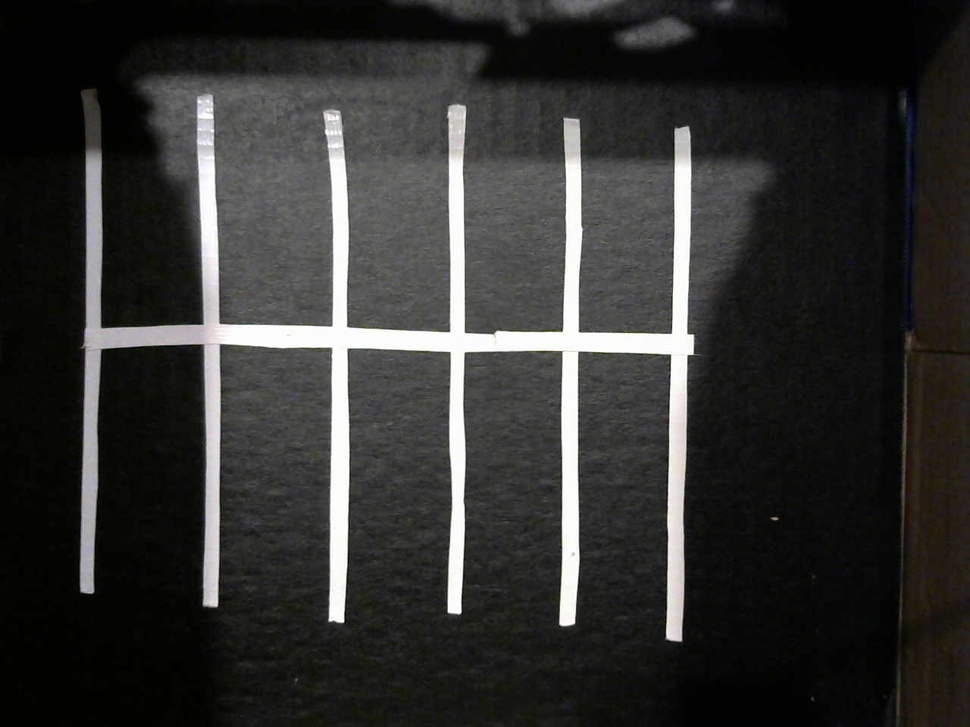
#> input picture pi/demo.jpg, 970 x 727 px, shrunk from 1280 x 960 before the run
$ python spot_detection.py
#> lines starting #> are read from the running program, lines starting #| are printed output that depends on the picture; after the words box and inside, x2 and y2 are one past the last pixel; in counts of white or black regions, pixels touching at a corner belong together
'''
    This program detects the location of spaces in the parking lot
    Written on 6/23/2018 by Ross Hartley
'''

import cv2
import numpy as np
import csv
from matplotlib import pyplot as plt

def saveData(width, height, points):
    with open('data.csv', 'w') as myfile:
        writer = csv.writer(myfile)
        writer.writerow(['Width'] + [width])
        writer.writerow(['Height'] + [height])
        for point in points:
            writer.writerow([point['x'], point['y']])
    print('Data successfully written to data.csv')

def findIntersections(vert_lines, hori_lines):
    points = []
    for vline in vert_lines:
        for hline in hori_lines:
            if(hline[1] > np.amin([vline[1], vline[3]]) and hline[1] < np.amax([vline[1], vline[3]])):
                if(vline[0] > np.amin([hline[0], hline[2]]) and vline[0] < np.amax([hline[0], hline[2]])):
                    points.append({'x': vline[0],'y': hline[1]})
    return points

def filterPoints(points):
    sortedlist = sorted(points, key=lambda k: k['x'])
    newlist = []
    for i in range(1, len(sortedlist)):
        if(abs(sortedlist[i]['x']-sortedlist[i-1]['x']) > 25):
            newlist.append(sortedlist[i-1])
    return newlist

def getWidth(points):
    distance = []
    for i in range(1, len(points)):
        distance.append(abs(points[i]['x']-points[i-1]['x']))
    return int(np.average(distance))

def getHeight(vert_lines):
    height = []
    for line in vert_lines:
        height.append(abs(line[1] - line[3]))
    return int(np.average(height))

print(cv2.__version__)

img_src = 'demo.jpg'

img = cv2.imread(img_src)
#> img is the input picture: shape (727, 970, 3); mean B, G, R 47.8, 49.7, 49.9
brightness = 0
contrast = 127
adj = cv2.addWeighted(img, 1.0 + contrast/127.0, img, 0, brightness - contrast)
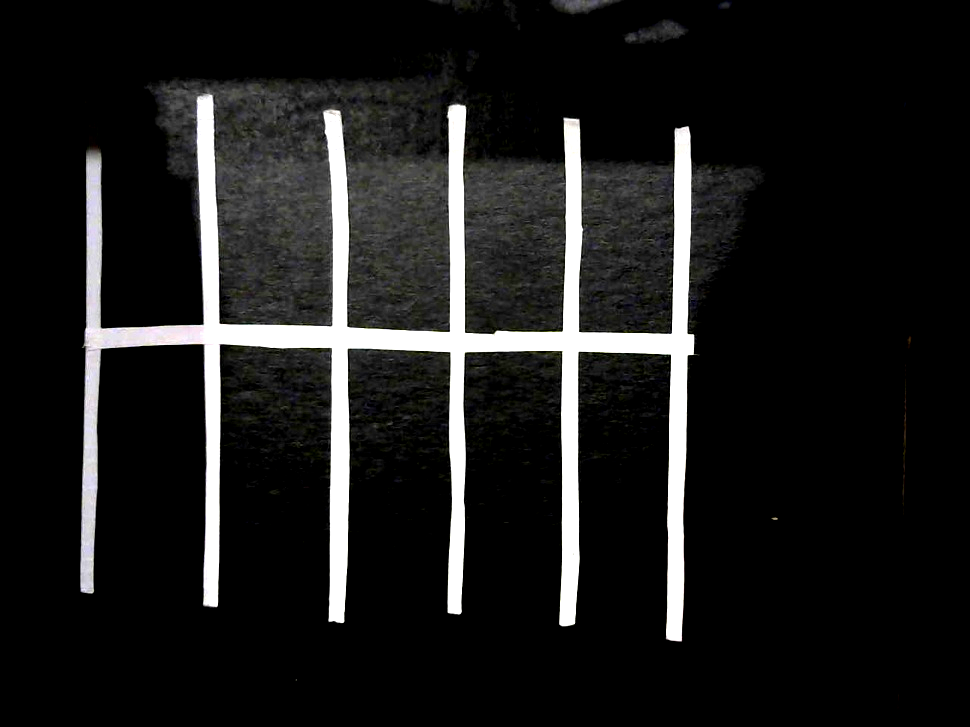
#> adj: shape (727, 970, 3); mean B, G, R 27.4, 27.8, 27.8
lower = np.uint8([150, 150, 150])
upper = np.uint8([255, 255, 255])
mask = cv2.inRange(adj, lower, upper)
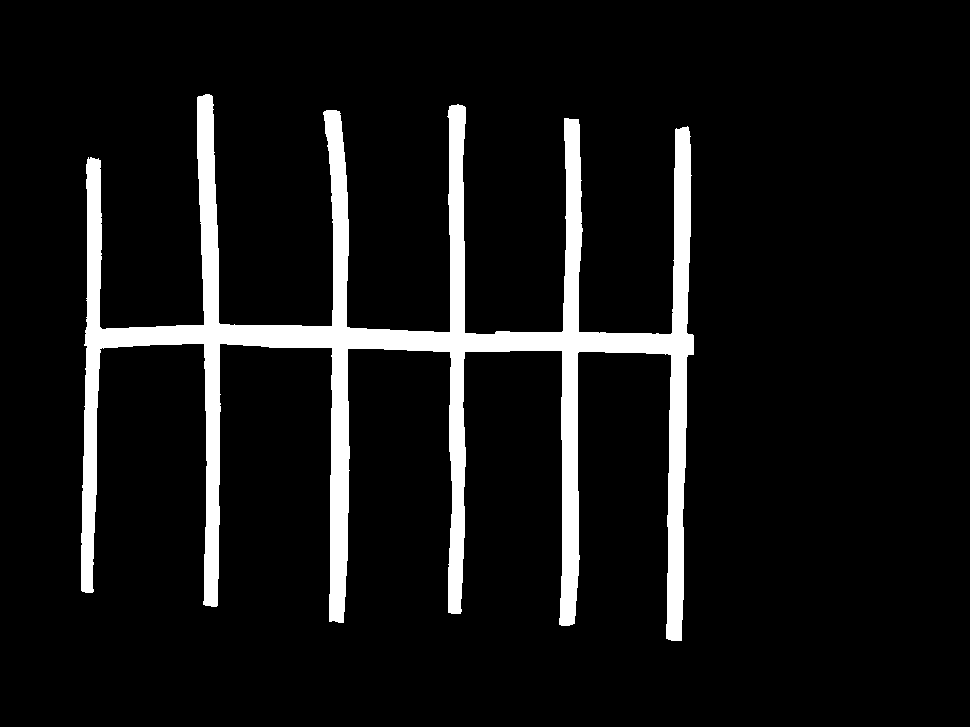
#> mask: shape (727, 970); 8% white; 1 white region, box (x1, y1, x2, y2) and area: (81, 94, 694, 641) 56757
#edgy = cv2.Canny(mask,20,20)

rho = 10  # distance resolution in pixels of the Hough grid
theta = np.pi / 180  # angular resolution in radians of the Hough grid
threshold = 15  # minimum number of votes (intersections in Hough grid cell)
min_line_length = 175  # minimum number of pixels making up a line
max_line_gap = 10  # maximum gap in pixels between connectable line segments

# Run Hough on masked image
# Output "lines" is an array containing endpoints of detected line segments
lines = cv2.HoughLinesP(mask, rho, theta, threshold, np.array([]), min_line_length, max_line_gap)
#> lines = 42 rows, first 6: [204, 344, 693, 344], [89, 592, 89, 159], [572, 624, 580, 157], [333, 110, 341, 622], [682, 619, 682, 127], [451, 613, 464, 241]
line_img = img
vert_lines = []
hori_lines = []
for line in lines:
    for x1,y1,x2,y2 in line:
        # Only want lines that are mostly vertical
        if(np.abs(x1-x2) < 15):
            cv2.line(line_img,(x1,y1),(x2,y2),(255,0,0),5)
            vert_lines.append([x1,y1,x2,y2])
            continue
        # Or horizontal
        if(np.abs(y1-y2) < 25):
            cv2.line(line_img,(x1,y1),(x2,y2),(0,255,0),5)
            hori_lines.append([x1,y1,x2,y2])
            continue
#> this loop made 42 passes
#> line on passes 1 to 12: [[204, 344, 693, 344]], [[89, 592, 89, 159]], [[572, 624, 580, 157]], [[333, 110, 341, 622]], [[682, 619, 682, 127]], [[451, 613, 464, 241]], [[207, 605, 207, 94]], [[340, 113, 347, 533]], [[561, 625, 579, 124]], [[98, 390, 98, 158]], [[672, 640, 672, 309]], [[84, 591, 84, 406]]
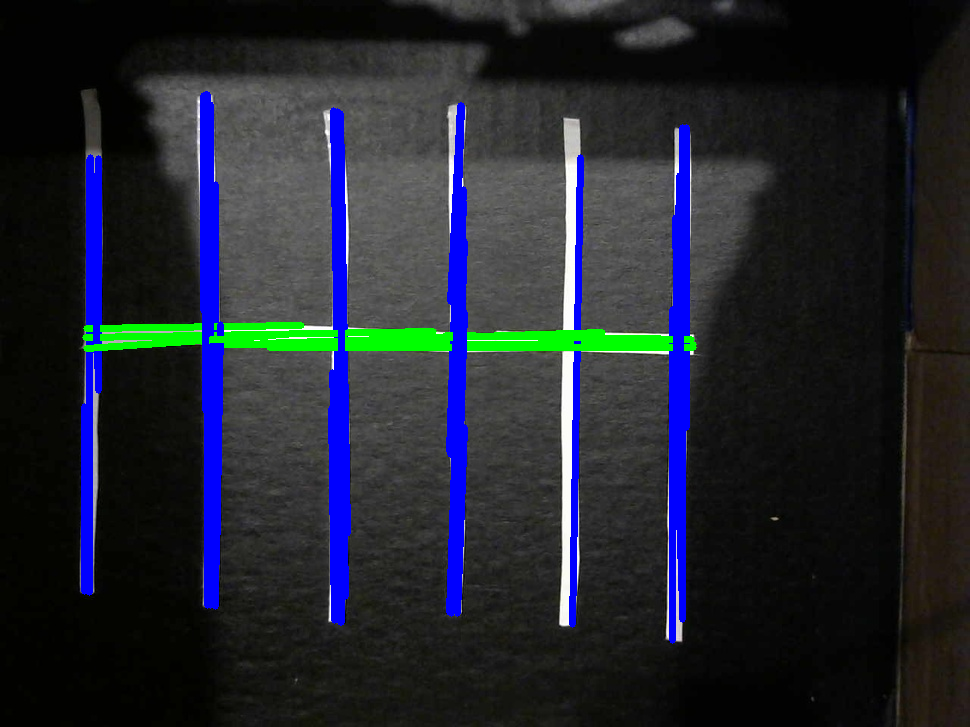
#> line_img: shape (727, 970, 3); 7.65% of pixels changed, all inside (x1, y1, x2, y2) = (81, 91, 697, 644)
#> after the loop, hori_lines = [[204, 344, 693, 344], [85, 337, 433, 331], [269, 347, 693, 347], [86, 328, 301, 325], [260, 343, 602, 332], [86, 348, 275, 335], [445, 335, 691, 339]]; vert_lines = 33 items, first 6: [89, 592, 89, 159], [572, 624, 580, 157], [333, 110, 341, 622], [682, 619, 682, 127], [451, 613, 464, 241], [207, 605, 207, 94]
print('Vertical Lines: ')
print(vert_lines)
#> (printed output is left out)
print('Horizontal Lines: ')
print(hori_lines)
#| [[204, 344, 693, 344], [85, 337, 433, 331], [269, 347, 693, 347], [86, 328, 301, 325], [260, 343, 602, 332], [86, 348, 275, 335], [445, 335, 691, 339]]
cv2.imshow('Image', line_img)
cv2.waitKey(0)
# Do a second mask to get an image of only identified lines
nlower = np.uint8([250, 0, 0])
nupper = np.uint8([255, 0, 0])
mask2 = cv2.inRange(line_img, nlower, nupper)
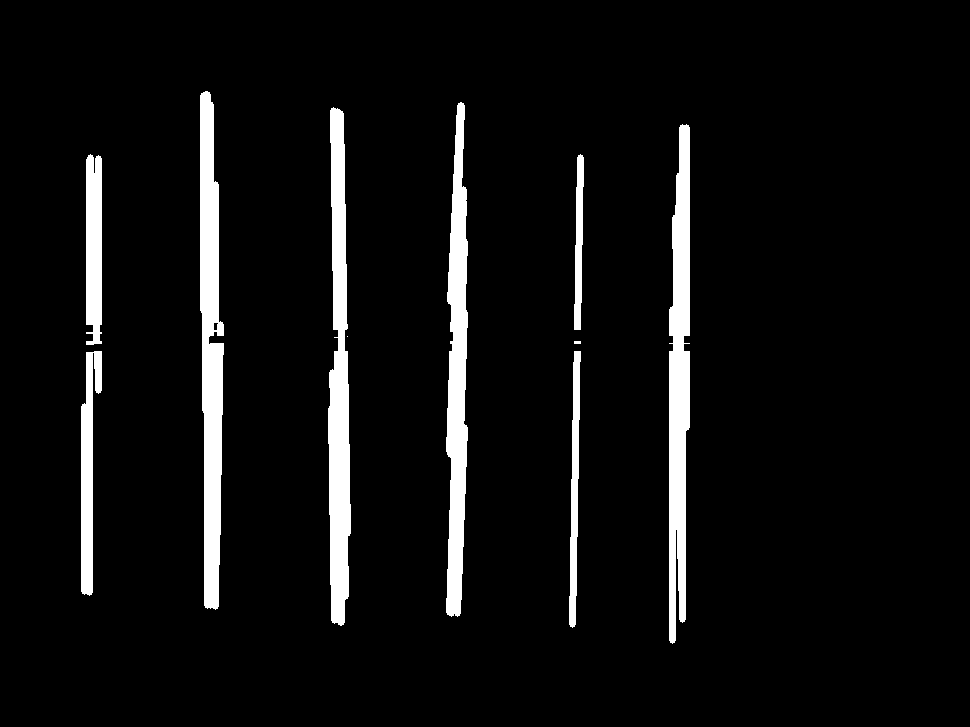
#> mask2: shape (727, 970); 6% white; 10 white regions (1 under 20 px), largest, box (x1, y1, x2, y2) and area: (200, 91, 224, 610) 8933, (328, 107, 351, 626) 8447, (669, 124, 690, 644) 8378
# find points where vertical and horizontal lines intersect
points = findIntersections(vert_lines, hori_lines)
#> the loop in findIntersections, `for vline in vert_lines:` made 33 passes
#> after the loop in findIntersections, `for vline in vert_lines:`: points = 83 items
#> points = 83 items
points = filterPoints(points)
#> the loop in filterPoints, `for i in range(1, len(sortedlist)):` made 82 passes
#> after the loop in filterPoints, `for i in range(1, len(sortedlist)):`: newlist = 5 items
#> points = 5 items
print(points)
#| [{'x': 98, 'y': 348}, {'x': 216, 'y': 348}, {'x': 340, 'y': 343}, {'x': 455, 'y': 335}, {'x': 572, 'y': 335}]
width = getWidth(points)
#> the loop in getWidth, `for i in range(1, len(points)):` made 4 passes
#> after the loop in getWidth, `for i in range(1, len(points)):`: distance = [118, 124, 115, 117]
#> width = 118
height = getHeight(vert_lines)
#> the loop in getHeight, `for line in vert_lines:` made 33 passes
#> after the loop in getHeight, `for line in vert_lines:`: height = 33 values, max 512 at index 2, min 175 at index 32, mean 318.1
#> height = 318

for point in points:
        # We know the spots are directly accros from each other so draw two rectangles
        cv2.rectangle(img,(point['x'],point['y']),(point['x'] + width,point['y'] + height),(0,0,255),4)
        cv2.rectangle(img,(point['x'],point['y']),(point['x'] + width,point['y'] - height),(0,0,255),4)
#> this loop made 5 passes
#> point on passes 1 to 5: {'x': 98, 'y': 348}, {'x': 216, 'y': 348}, {'x': 340, 'y': 343}, {'x': 455, 'y': 335}, {'x': 572, 'y': 335}
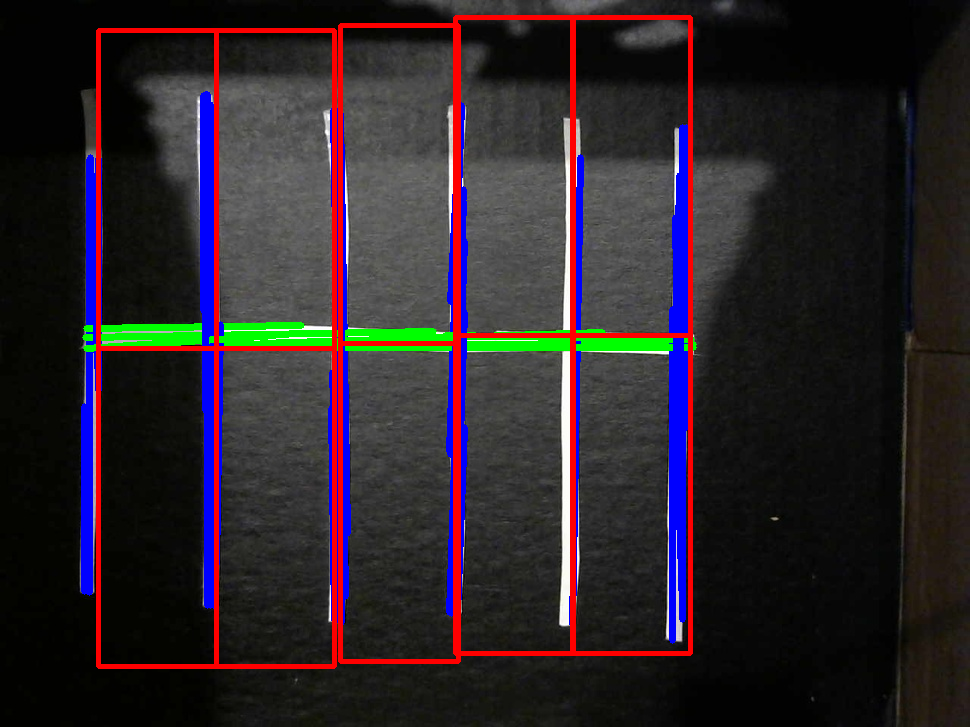
#> img: shape (727, 970, 3); 10.02% of pixels changed, all inside (x1, y1, x2, y2) = (81, 15, 697, 669)

width = getWidth(points)
#> the loop in getWidth (call 2), `for i in range(1, len(points)):` made 4 passes
height = getHeight(vert_lines)
#> the loop in getHeight (call 2), `for line in vert_lines:` made 33 passes

print('Width: %d'% width)
#| Width: 118
print('Height: %d'% height)
#| Height: 318
saveData(width, height, points)
#> the loop in saveData, `for point in points:` made 5 passes

cv2.imwrite('results.jpg', line_img)

plt.subplot(161),plt.imshow(img,cmap = 'gray')
plt.title('Original Image'), plt.xticks([]), plt.yticks([])
plt.subplot(162),plt.imshow(adj,cmap = 'gray')
plt.title('Adjusted Image'), plt.xticks([]), plt.yticks([])
plt.subplot(163),plt.imshow(mask,cmap = 'gray')
plt.title('Masked Image'), plt.xticks([]), plt.yticks([])
plt.subplot(164),plt.imshow(mask2,cmap = 'gray')
plt.title('New Image'), plt.xticks([]), plt.yticks([])
#plt.subplot(165),plt.imshow(edgy,cmap = 'gray')
#plt.title('Edgy'), plt.xticks([]), plt.yticks([])
plt.subplot(166),plt.imshow(img,cmap = 'gray')
plt.title('Final'), plt.xticks([]), plt.yticks([])
plt.show()
#> figure, not shown here; B, G, R data is drawn as R, G, B
